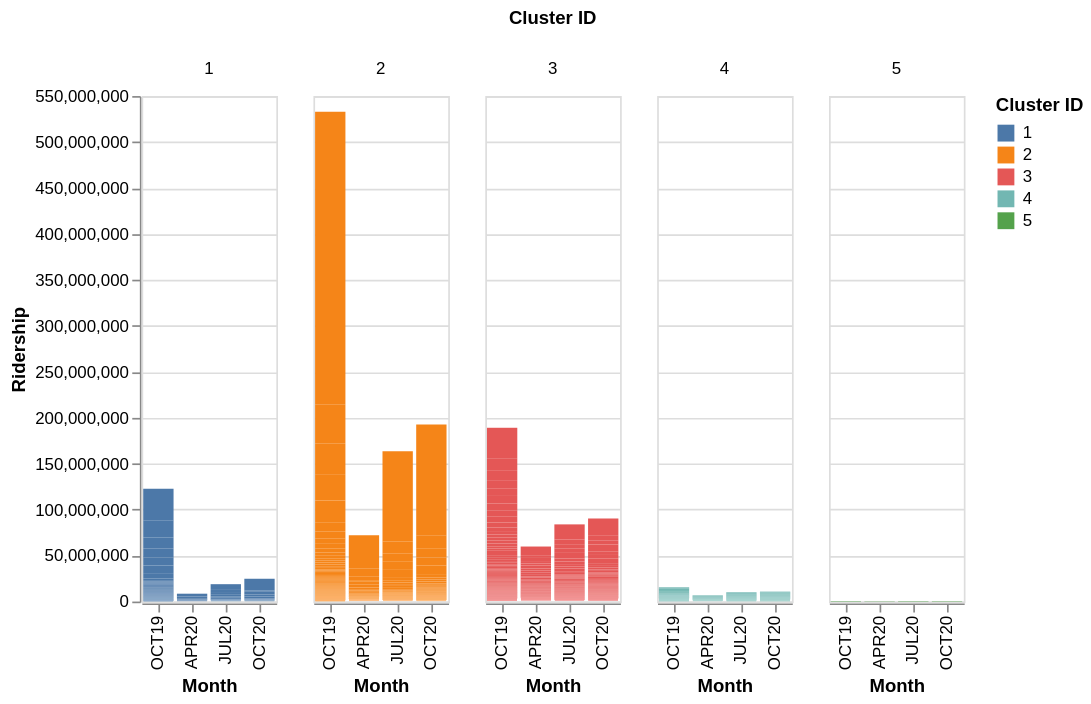

Express this chart as Vega-Lite.
### Vega-Lite specification from a JSON file in a GitHub repository (floating-point values rounded to 4 significant figures; data arrays with more than 128 entries replaced by an {"elided": "..."} marker saying what was removed)
{"config": {"view": {"continuousWidth": 400, "continuousHeight": 300}}, "data": {"name": "data-645de2fd14607004af84fa172ce0aeb0"}, "mark": "bar", "encoding": {"color": {"type": "nominal", "field": "Cluster_ID", "title": "Cluster ID"}, "column": {"type": "nominal", "field": "Cluster_ID", "title": "Cluster ID"}, "tooltip": [{"type": "nominal", "field": "Cluster"}, {"type": "nominal", "field": "month"}, {"type": "quantitative", "field": "ridership"}], "x": {"type": "ordinal", "field": "month", "sort": {"field": "Month", "order": "ascending"}, "title": "Month"}, "y": {"type": "quantitative", "field": "ridership", "title": "Ridership"}}, "$schema": "https://vega.github.io/schema/vega-lite/v4.8.1.json", "datasets": {"data-645de2fd14607004af84fa172ce0aeb0": {"elided": "1920 records"}}}
